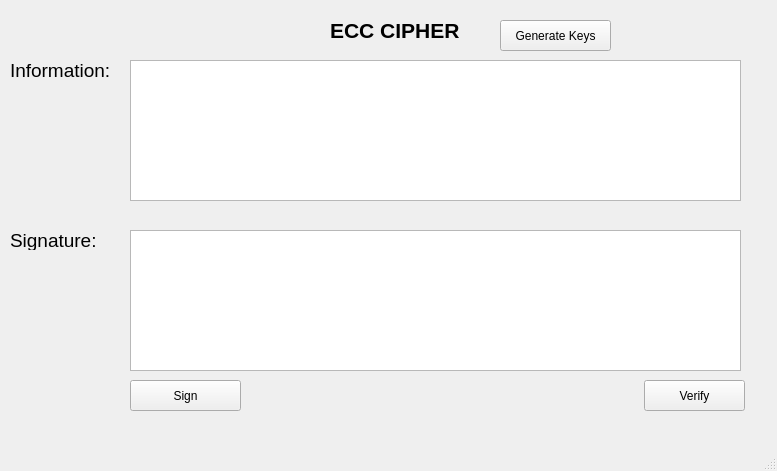
<?xml version="1.0" encoding="UTF-8"?>
<ui version="4.0">
 <class>MainWindow</class>
 <widget class="QMainWindow" name="MainWindow">
  <property name="geometry">
   <rect>
    <x>0</x>
    <y>0</y>
    <width>777</width>
    <height>471</height>
   </rect>
  </property>
  <property name="windowTitle">
   <string>ECC Cipher</string>
  </property>
  <widget class="QWidget" name="centralwidget">
   <widget class="QPlainTextEdit" name="txtInfo">
    <property name="geometry">
     <rect>
      <x>130</x>
      <y>60</y>
      <width>611</width>
      <height>141</height>
     </rect>
    </property>
    <property name="font">
     <font>
      <pointsize>14</pointsize>
     </font>
    </property>
   </widget>
   <widget class="QPlainTextEdit" name="txtSignature">
    <property name="geometry">
     <rect>
      <x>130</x>
      <y>230</y>
      <width>611</width>
      <height>141</height>
     </rect>
    </property>
    <property name="font">
     <font>
      <pointsize>14</pointsize>
     </font>
    </property>
   </widget>
   <widget class="QLabel" name="label">
    <property name="geometry">
     <rect>
      <x>10</x>
      <y>60</y>
      <width>111</width>
      <height>21</height>
     </rect>
    </property>
    <property name="font">
     <font>
      <pointsize>14</pointsize>
     </font>
    </property>
    <property name="text">
     <string>Information:</string>
    </property>
   </widget>
   <widget class="QLabel" name="label_2">
    <property name="geometry">
     <rect>
      <x>10</x>
      <y>230</y>
      <width>111</width>
      <height>20</height>
     </rect>
    </property>
    <property name="font">
     <font>
      <pointsize>14</pointsize>
     </font>
    </property>
    <property name="text">
     <string>Signature:</string>
    </property>
   </widget>
   <widget class="QLabel" name="label_3">
    <property name="geometry">
     <rect>
      <x>330</x>
      <y>20</y>
      <width>171</width>
      <height>21</height>
     </rect>
    </property>
    <property name="font">
     <font>
      <pointsize>16</pointsize>
      <weight>75</weight>
      <bold>true</bold>
     </font>
    </property>
    <property name="text">
     <string>ECC CIPHER </string>
    </property>
   </widget>
   <widget class="QPushButton" name="btnSign">
    <property name="geometry">
     <rect>
      <x>130</x>
      <y>380</y>
      <width>111</width>
      <height>31</height>
     </rect>
    </property>
    <property name="text">
     <string>Sign</string>
    </property>
   </widget>
   <widget class="QPushButton" name="btnVerify">
    <property name="geometry">
     <rect>
      <x>644</x>
      <y>380</y>
      <width>101</width>
      <height>31</height>
     </rect>
    </property>
    <property name="text">
     <string>Verify</string>
    </property>
   </widget>
   <widget class="QPushButton" name="btnGenKeys">
    <property name="geometry">
     <rect>
      <x>500</x>
      <y>20</y>
      <width>111</width>
      <height>31</height>
     </rect>
    </property>
    <property name="text">
     <string>Generate Keys</string>
    </property>
   </widget>
  </widget>
  <widget class="QMenuBar" name="menubar">
   <property name="geometry">
    <rect>
     <x>0</x>
     <y>0</y>
     <width>777</width>
     <height>21</height>
    </rect>
   </property>
  </widget>
  <widget class="QStatusBar" name="statusbar"/>
 </widget>
 <resources/>
 <connections/>
</ui>
